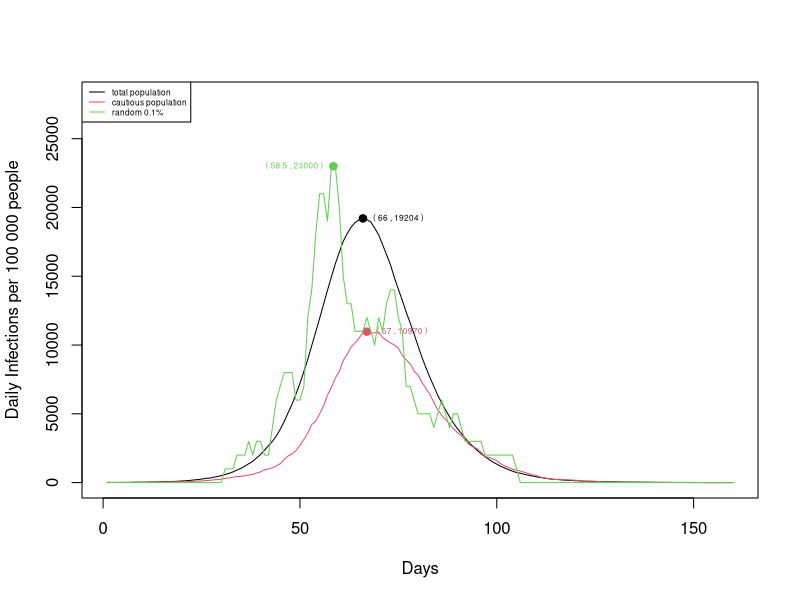
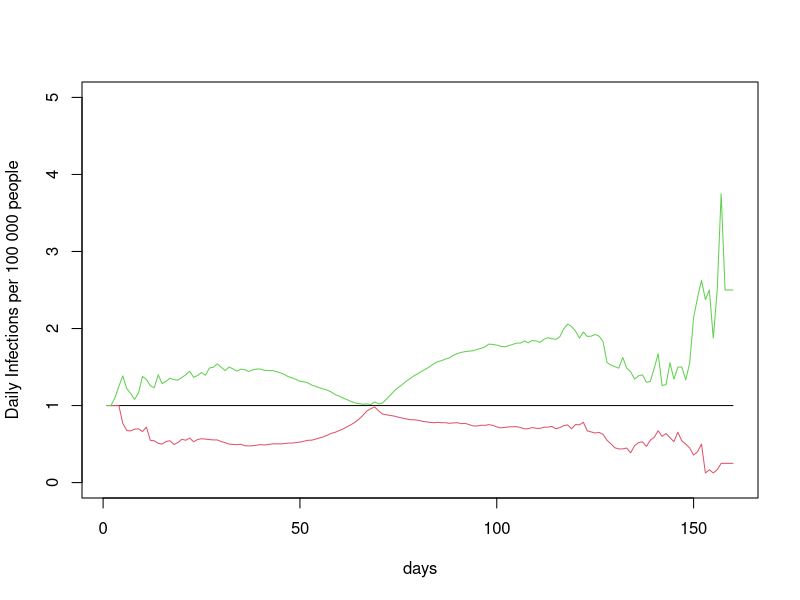
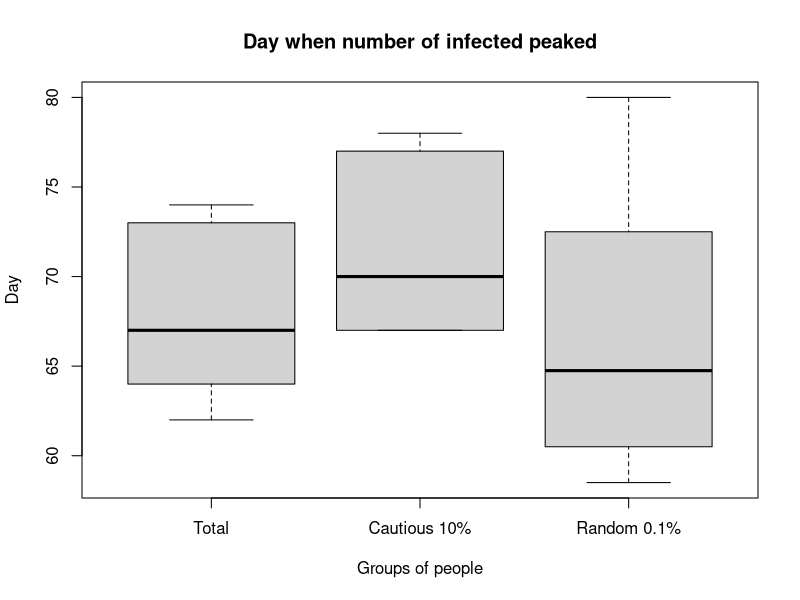
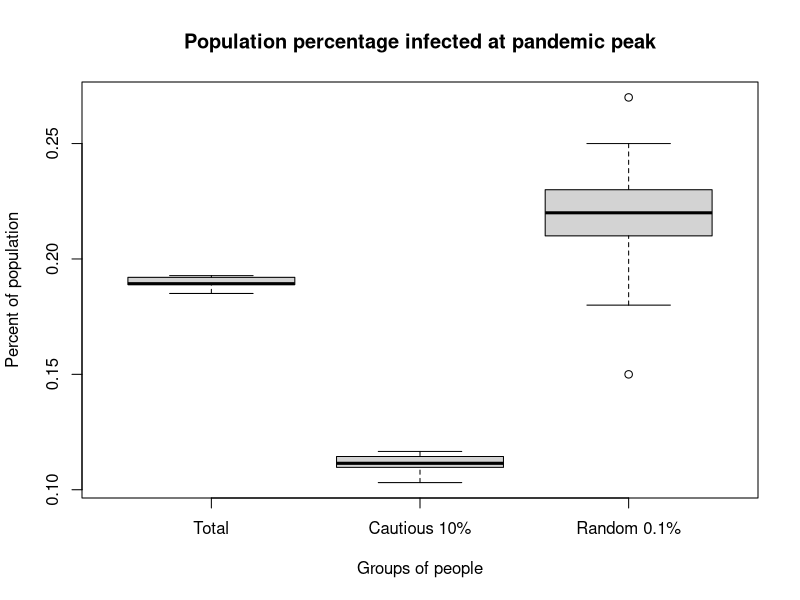

Write the R code that produced these figures, in order.
# 17 Ava Napper, Baldur Björnsson, Madeleine Reid
# https://github.com/baldurgaldur/stats-practical-2

update_states <- function(pop_states, lambda, p_leaving_infected, p_leaving_exposed) {
    #Purpose:   To update the state of each individual after the model has
    #           run for 1 day
    #Input:     Data frame of state each individual is in and his beta value.
    #           Overall viral infectivity parameter
    #           Probability of leaving the infected state on a given day
    #           Probability of leaving the exposed state on a given day
    #           day of the simulation
    #Output:    Updated data frame of the state each individual is in when one
    #           day has passed

    # Calculate the probability of person j moving into the exposed state
    infected_beta_sum <- sum(pop_states$beta[pop_states$state == 2]) * lambda
    infection_prob <- pop_states$beta * infected_beta_sum

    rand <- runif(pop_size)

    # 3 vectors, where 1 corresponds to the indiviual changing state
    # and 0 corresponds to no change of state
    now_removed <- pop_states$state == 2 & rand < p_leaving_infected
    now_infected <- pop_states$state == 1 & rand < p_leaving_exposed
    now_exposed <- pop_states$state == 0 & rand < infection_prob

    # Combine the 3 vectors to determine which individuals will move up a state
    # Note that these are boolean vectors, so a person never moves into
    # more than one state each day
    moving_states <- now_exposed + now_infected + now_removed

    # Add the vector representing those who are moving states to the current 
    # states to get the new state of each individual
    new_states <- moving_states + pop_states$state
    data.frame(state = new_states, beta = pop_states$beta, rand = pop_states$rand)
}

calc_state_changes <- function(pop_states, new_pop, daily_state_changes, i, pop_size) {
    #Purpose:   To update the data frame of state changes on each day,
    #           so that it contains today's state changes
    #Input: Population specific data frame of which state each individual was in yesterday
    #       "                   "                   "            "        is in today
    #       current data frame of state changes on each day, to be updated by the function
    #       The day of the simulation
    #       The size of the population
    #Output: The updated data frame of state changes on each day

    # Count how many people were susceptible and removed yesterday
    susceptible_yesterday <- sum(pop_states$state == 0)

    # Count how many people were susceptible and removed today
    susceptible_today <- sum(new_pop$state == 0)
    removed_today <- sum(new_pop$state == 3)

    # The number of new infections today is the number of people
    # who have left the susceptible state in the past day
    new_infections <- susceptible_yesterday - susceptible_today

    # The total infections for today is the total population
    # minus those in state S or R
    total_infections <- pop_size - susceptible_today - removed_today

    # Fill in todays row of the data frame consisting of the
    # state changes for that day
    daily_state_changes[i, 1] <- susceptible_today
    daily_state_changes[i, 2] <- removed_today
    daily_state_changes[i, 3] <- new_infections
    daily_state_changes[i, 4] <- total_infections

    daily_state_changes
}

plot_simulation_peaks <- function(value_of_peak, day_of_peak) {
    # Purpose:  Plot the peaks of each model run
    #           We plot the day of the peak for each group in one plot
    #           And in another we plot the percentage of people infected
    #           at the peak of the model run.
    # Input:    Two matrices. The columns of each are 1 = Total pop,
    #           2 = Cautious 10% and 3 = random 0.1%. Each row is the value
    #           corresponding to one run of our model
    # Output:   Display 2 box plots
    boxplot(main="Day when number of infected peaked", xlab = "Groups of people", names=c("Total", "Cautious 10%", "Random 0.1%"), ylab="Day", day_of_peak)
    boxplot(main="Population percentage infected at pandemic peak", xlab = "Groups of people", names=c("Total", "Cautious 10%", "Random 0.1%"), ylab="Percent of population", value_of_peak)
}
max_infections_scaled <- function(population, states) {
    # Purpose:  Calculate the maximum number of infections and standardise
    max_number_infections <- max(states[, 4])
    max_number_scaled <- round((max_number_infections/population)*100000, digits = 0)
}

max_day <- function(population, states) {
#   Purpose:    Calculate the day that the maximum number of infections occur on
    max_number_infections <- max(states[, 4])
    days_of_max <- which(states[, 4] == max_number_infections)
    avg_days_max <- sum(days_of_max) / length(days_of_max)
}

peak_day_and_total_infections <- function(daily_state_changes) {
    # Purpose:  Extract the greatest value of the infected column within
    #           the daily state changes. Also extract the day that maximum
    #           value occurred.
    # Input:    A matrix where the fourth column represents how many people are
    #           infected on a given day.
    # Output:   A vector of length 2. The first entry is the greatest value
    #           in the infection row and the second is it's index.

    greatest_infected_number <- max(daily_state_changes[, 4])
    all_peak_days <- which(daily_state_changes[, 4] == greatest_infected_number)
    # When 2 days are the peak, we report the average day. E.g. if day 18 and 19
    # have the greatest number of infected, we want 18.5 to be the max
    real_day_of_peak <- sum(all_peak_days) / length(all_peak_days)
    c(greatest_infected_number, real_day_of_peak)
}

## Constants
# The sizes of the 3 population samples we will consider
pop_size <- 100000
cautious_pop_size <- pop_size / 10
rand_pop_size <- pop_size / 1000

simulation_days <- 160
no_of_runs <- 10
lambda <- 0.4 / pop_size
beta <- rlnorm(pop_size, 0, 0.5)
beta_prob <- beta / mean(beta)
p_leaving_infected <- 1 / 5
p_leaving_exposed <- 1 / 3

# Find the lowest 10% of betas and the indicies of the corresponding people
ordered_beta <- sort(beta_prob)
cautious_beta <- ordered_beta[c(1: pop_size / 10)]
cautious_index <- match(cautious_beta, beta_prob)

# Find the cut off beta value
# because we only want people with betas lower than this value
max_beta <- ordered_beta[pop_size / 10]

# Storage for total infections on each day for each of the 10 simulations
ten_simulations <- matrix(data = 0, nrow = 10, ncol = simulation_days)

day_of_peak <- matrix(data = 0, nrow = no_of_runs, ncol = 3)
value_of_peak <- matrix(data = 0, nrow = no_of_runs, ncol = 3)
 
for (j in 1:no_of_runs) {

    # A vector of randomly ordered integers from 1 to the size of the whole population with no repeats
    random <- sample(c(1:pop_size), pop_size, replace = FALSE)

    # Each row in population_states represent an individual in our model
    # Column 1(state):  The state the individual is in, ividuals all start
    #                   with 0 except 10 randomly chosen.
    # Column 2(beta):    The beta values we generated earlier
    # Column 3(rand):    [population size] randomly ordered integers
    # Valid states are the following:
    # 0:= Susceptible, 1:= Exposed, 2:= Infected, 3:= Removed(Recovered or dead)
    pop_states <- data.frame(state = rep(0, pop_size), beta = beta_prob, rand = random )

    # Choose 10 random people to be exposed
    starting_exposed <- sample(1:pop_size, 10)
    pop_states[starting_exposed, "state"] <- 1

    # Create matrix for each of the 3 population samples.
    # The matrix keeps track of how many people are infected each day,
    # how many are susceptible each day and how many _get_ infected each day.
    # Each row in daily_state_changes is the difference how many individuals
    # were in that state between the start of the day and the end of the day.
    daily_state_changes <- matrix(data = 0, nrow = simulation_days, ncol = 4)
    cautious_daily_changes <- matrix(data = 0, nrow = simulation_days, ncol = 4)
    random_samp_changes <- matrix(data = 0, nrow = simulation_days, ncol = 4)

    for (i in 1:simulation_days) {
        new_states <- update_states(pop_states, lambda, p_leaving_infected, p_leaving_exposed)

        # Find the cautious people in pop_states and new_states
        cautious_pop <- pop_states[pop_states$beta <= max_beta, ]
        cautious_new <- new_states[pop_states$beta <= max_beta, ]

        # Take a 0.1% random sample by choosing people with indices
        # lower than this value
        max_rand <- rand_pop_size

        # Find people in the random 0.1% sample
        rand_pop <- pop_states[pop_states$rand <= max_rand, ]
        rand_new <- new_states[new_states$rand <= max_rand, ]

        # Update the corresponding data frame of state changes on each day for each of the 3 populations
        daily_state_changes <- calc_state_changes(pop_states, new_states, daily_state_changes, i, pop_size)
        cautious_daily_changes <- calc_state_changes(cautious_pop, cautious_new, cautious_daily_changes, i, cautious_pop_size)
        random_samp_changes <- calc_state_changes(rand_pop, rand_new, random_samp_changes, i, rand_pop_size)
        
        # Set the states of each individual today, as yesterday's states, ready for the next day of the simulation
        pop_states <- new_states
        
        # if (i %% 10 == 0){
        #     ten_simulations[j, i/10] <- daily_state_changes[i, 4]
        # }
        ten_simulations[j, i] <- daily_state_changes[i, 4]
    }

    total_pop_peak_data <- peak_day_and_total_infections(daily_state_changes)
    value_of_peak[j, 1] <- total_pop_peak_data[1] / pop_size
    day_of_peak[j, 1] <- total_pop_peak_data[2]

    cautious_pop_peak_data <- peak_day_and_total_infections(cautious_daily_changes)
    value_of_peak[j, 2] <- cautious_pop_peak_data[1] / cautious_pop_size
    day_of_peak[j, 2] <- cautious_pop_peak_data[2]

    random_pop_peak_data <- peak_day_and_total_infections(random_samp_changes)
    value_of_peak[j, 3] <- random_pop_peak_data[1] / rand_pop_size
    day_of_peak[j, 3] <- random_pop_peak_data[2]
}

max_daily_scaled <- max_infections_scaled(pop_size, daily_state_changes)
max_daily_day <- max_day(pop_size, daily_state_changes)

max_cautious_scaled <- max_infections_scaled(cautious_pop_size, cautious_daily_changes)
max_cautious_day <- max_day(cautious_pop_size, cautious_daily_changes)

max_rand_scaled <- max_infections_scaled(rand_pop_size, random_samp_changes)
max_rand_day <- max_day(rand_pop_size, random_samp_changes)

plot(1:simulation_days, ((daily_state_changes[,4])/pop_size)*100000, type="l", xlab = "Days", ylab = "Daily Infections per 100 000 people", ylim = c(0,max(max_daily_scaled, max_cautious_scaled, max_rand_scaled)+5000), col = 1, cex = 10)
legend("topleft", legend = c("total population", "cautious population", "random 0.1%"), col = 1:3, lty = 1, cex = 0.5)
points(max_daily_day, max_daily_scaled, pch = 19, col = 1)
text(max_daily_day, max_daily_scaled, labels = paste("(", max_daily_day, ",", max_daily_scaled, ")"), pos = 4, cex = 0.5, col = 1)

lines((cautious_daily_changes[,4]/cautious_pop_size)*100000, col = 2)
points(max_cautious_day, max_cautious_scaled, pch = 19, col = 2)
text(max_cautious_day, max_cautious_scaled, labels = paste("(", max_cautious_day, ",", max_cautious_scaled, ")"), pos = 4, cex = 0.5, col = 2)

lines((random_samp_changes[,4]/rand_pop_size)*100000, col = 3)
points(max_rand_day, max_rand_scaled, pch = 19, col = 3,)
text(max_rand_day, max_rand_scaled, labels = paste("(", max_rand_day, ",", max_rand_scaled, ")"), pos = 2, cex = 0.5, col = 3)

#continous quantiles plot
ten_median <- rep(0, simulation_days)
ten_lq <- rep(0, simulation_days)
ten_uq <- rep(0, simulation_days)
for (k in 1:simulation_days) {
    ten_median[k] <- median(ten_simulations[, k])
    ten_lq[k] <- quantile(ten_simulations[, k])[2]
    ten_uq[k] <- quantile(ten_simulations[, k])[4]
}

plot(1:simulation_days, ten_median/ten_median, type="l", xlab = "days", ylab = "Daily Infections per 100 000 people", ylim = c(0, 5), col = 1, cex = 10)
lines(ten_lq / ten_median, col = 2)
lines(ten_uq / ten_median, col = 3)

#legend("topleft", legend = c("total population", "cautious population", "random 0.1%"), col = 1:3, lty = 1, cex = 0.5)
#points(day_max_daily, max_daily_scaled, pch = 19, col = 1)
#text(day_max_daily, max_daily_scaled, labels = paste("(", day_max_daily, ",", max_daily_scaled, ")"), pos = 4, cex = 0.5)

# The difference between the percentage infected at the pandemic peak
# between the cautious 10% and the total implies that if we had the
# ZOE app data reporting some number of infections, we know that those
# people are half as likely to have covid than if you were to randomly
# sample the pop. This highlights how obviously skewed any statistical inference
# on the general population would be using the ZOE app data.
plot_simulation_peaks(value_of_peak, day_of_peak)
